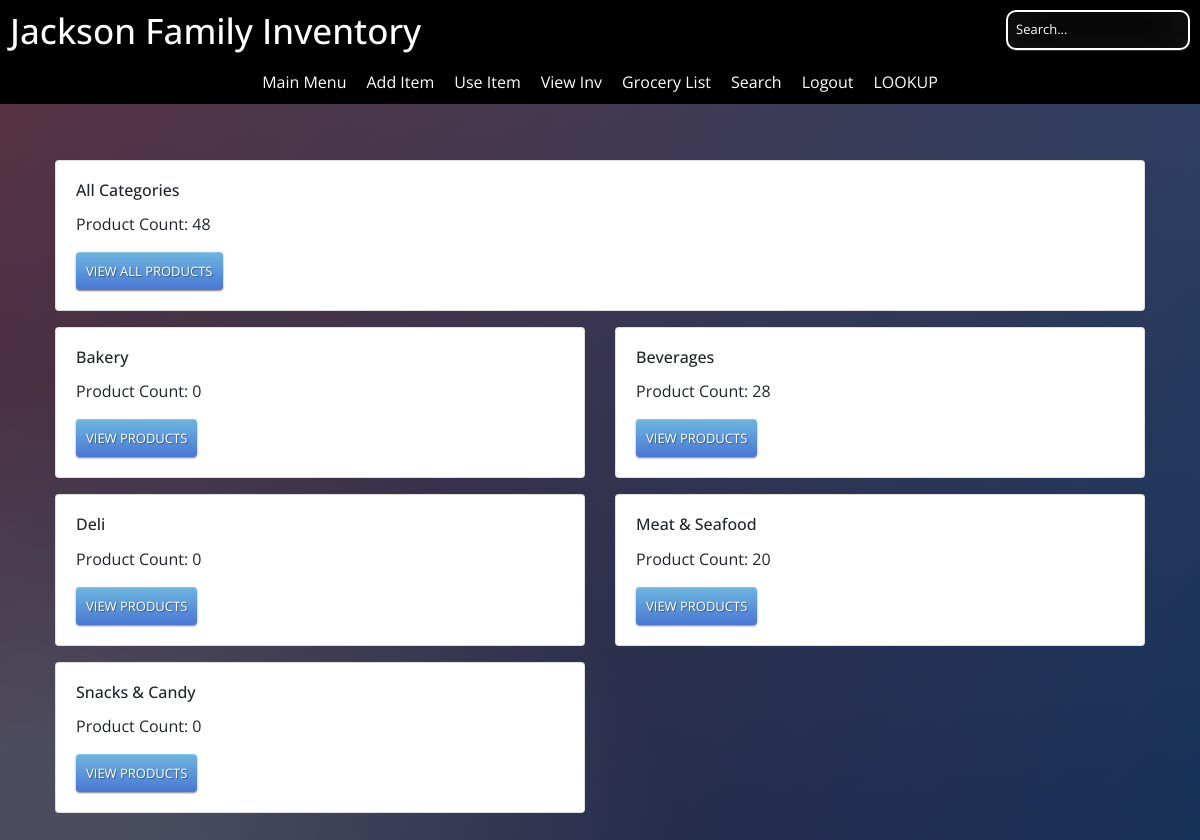
Screenshot of /items (signed in) with the database file from the repository.
### JacksonInventory/models.py (models this page shows)
class Category(db.Model):
    id = db.Column(db.Integer, primary_key=True)
    category = db.Column(db.String(75), unique=True)
    items = db.relationship('Item', backref='category', lazy=True)

### JacksonInventory/routes.py (the view)
@app.route('/items')
@login_required
def items_page():
    query = text('''
    SELECT c.id, c.category, COUNT(i.category_id) AS product_count
    FROM category c
    LEFT JOIN item i ON i.category_id = c.id
    GROUP BY c.id, c.category
    ORDER BY c.category
    ''')
    result = db.session.execute(query)
    categories = result.fetchall()
    total_product_count = db.session.query(func.count()).select_from(Item).scalar()
    return render_template('items.html', categories=categories, total_product_count=total_product_count)

### JacksonInventory/forms.py
class SearchForm(FlaskForm):
    searched = StringField("Searched", validators=[DataRequired()])
    submit = SubmitField("Submit")

### JacksonInventory/models.py (called while the page is built)
@login_manager.user_loader
def load_user(user_id):
    return User.query.get(int(user_id))

### JacksonInventory/routes.py (called while the page is built)
@app.context_processor
def base():
    form = SearchForm()
    return dict(form=form)

### JacksonInventory/templates/items.html (shortened to what this page needs)
{% extends 'base.html' %}
{% block content %}
<div class="main-content">
<div class="container">
  <div class="row justify-content-center">
    <div class="col-12">
      {% if categories %}
      <div class="card mb-3 item-card">
        <div class="row no-gutters">
          <div class="col-6">
            <div class="card-body">
              <h6 class="card-title">All Categories</h6>
              <p class="card-text">Product Count: {{ total_product_count }}</p>
              <a href="{{ url_for('all_categories_page') }}" class="btn btn-primary">View All Products</a>
            </div>
          </div>
        </div>
      </div>
      {% endif %}
      <div class="row">
        {% for category in categories %}
        <div class="col-6">
          <div class="card mb-3 item-card">
            <div class="row no-gutters">
              <div class="col-12">
                <div class="card-body">
                  <h6 class="card-title">{{ category[1] }}</h6>
                  <p class="card-text">Product Count: {{ category[2] }}</p>
                  <a href="{{ url_for('category_page', id=category[0]) }}" class="btn btn-primary">View Products</a>
                </div>
              </div>
            </div>
          </div>
        </div>
        {% endfor %}
      </div>
    </div>
  </div>
</div>
</div>
{% endblock %}

### JacksonInventory/templates/base.html (shortened to what this page needs)
<!DOCTYPE html>
<html lang="en">
<head>
    <link rel="stylesheet" href="https://stackpath.bootstrapcdn.com/bootstrap/4.5.2/css/bootstrap.min.css">
    <link rel="stylesheet" href="https://cdnjs.cloudflare.com/ajax/libs/font-awesome/5.15.3/css/all.min.css">
</head>
<body>
    {% block header %}
    <header>
        <h1>Jackson Family Inventory</h1>
        <div class="search-bar">
            <form action="{{ url_for('mainmenu_page') }}" method="GET">
                <input type="text" name="search" placeholder="Search..." value="{{ request.args.get('search', '') }}">
            </form>
        </div>
    </header>
    <nav>
        <div class="menu-container">
            {% if current_user.is_authenticated %}
                <a class="menu-item" href="{{ url_for('mainmenu_page') }}">Main Menu</a>
                <a class="menu-item" href="{{ url_for('add_item') }}">Add Item</a>
                <a class="menu-item" href="{{ url_for('use_item') }}">Use Item</a>
                <a class="menu-item" href="{{ url_for('items_page') }}">View Inv</a>
                <a class="menu-item" href="{{ url_for('grocery_list') }}">Grocery List</a>
                <a class="menu-item" href="{{ url_for('search_start') }}">Search</a>
                <a class="menu-item" href="{{ url_for('logout_page') }}">Logout</a>
                <a class="menu-item" href="{{ url_for('lookup') }}">LOOKUP</a>
            {% else %}
                {% if request.endpoint != 'login_page' and request.endpoint != 'register_page' and request.endpoint != 'home_page' %}
                    <a class="menu-item" href="{{ url_for('login_page') }}">Log In</a>
                    <a class="menu-item" href="{{ url_for('register_page') }}">Register</a>
                {% endif %}
            {% endif %}
        </div>
    </nav>
    <div class="main-content">
        {% endblock %}
        {% block content %}{% endblock %}
    </div>
</body>
</html>

### rows the page displays
Category: category "Bakery", category "0"
Category: category "Beverages", category "28"
Category: category "Deli", category "0"
Category: category "Meat & Seafood", category "20"
Category: category "Snacks & Candy", category "0"

### other values shown
{{ total_product_count }} "48"
